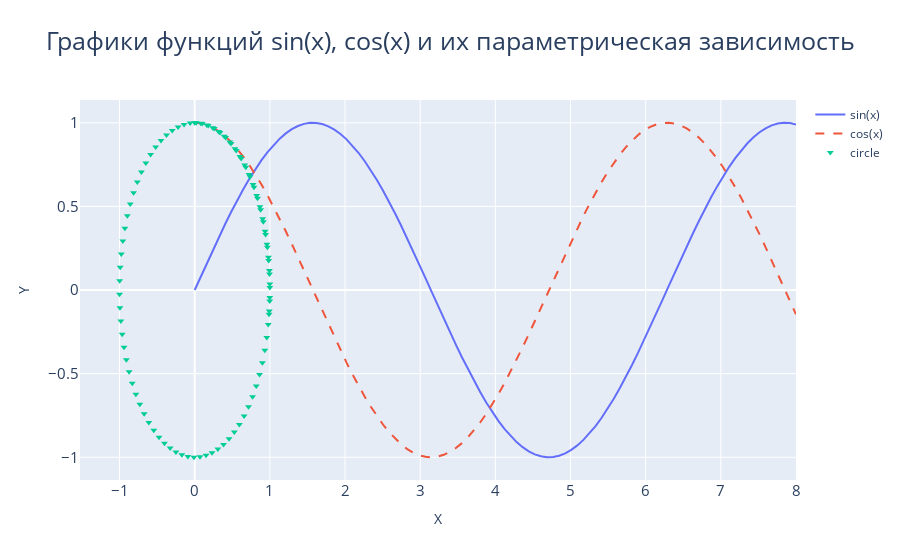

This figure's notebook cell:
### Markdown cell above
Выведите результат:

### Code cell
fig.show()
